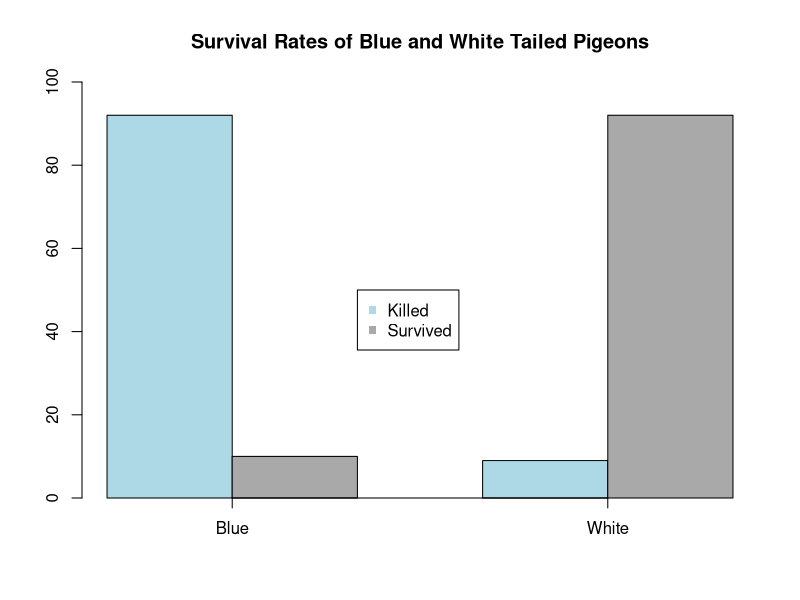

Recreate this plot in R.
#------------------------------------------------------------------------------#
# Assignment: In Class R 26 Apr                                                #
# Author: Dylan Oh                                                             #
# Date Created: 26 April 2018                                                  #
#------------------------------------------------------------------------------#

# Importing data
bird_data <- read.csv('chap09q04PigeonRumps.csv')

# Creating table of the data
results <- table(bird_data)

# Reversing the data
results <- rbind(results[ ,1],results[ ,2])

# Plotting
barx <- barplot(
    results,
    main = 'Survival Rates of Blue and White Tailed Pigeons',
    ylim = c(0,100),
    xaxt = 'n',
    col = c('lightblue','darkgrey'),
    beside = T
)

# Adding new x axis
axis(
    side = 1,
    at = c(2,5),
    label = c(
        'Blue',
        'White'
    )
)

# Inserting legend
legend(
    x = 3,
    y = 50,
    legend = c('Killed','Survived'),
    pch = 15,
    col = c('lightblue','darkgrey')
)

# Calculating chi-squared
chisq.test(results)

# Blue-rumped pigeons are significantly more likely to be killed by peregrine
# falcons than white-rumped pigeons due to their colour. This is supported by
# a chi-squared test which yielded a value of 130.9 with 1 degree of freedom
# and a p-value < 2.2e-16
